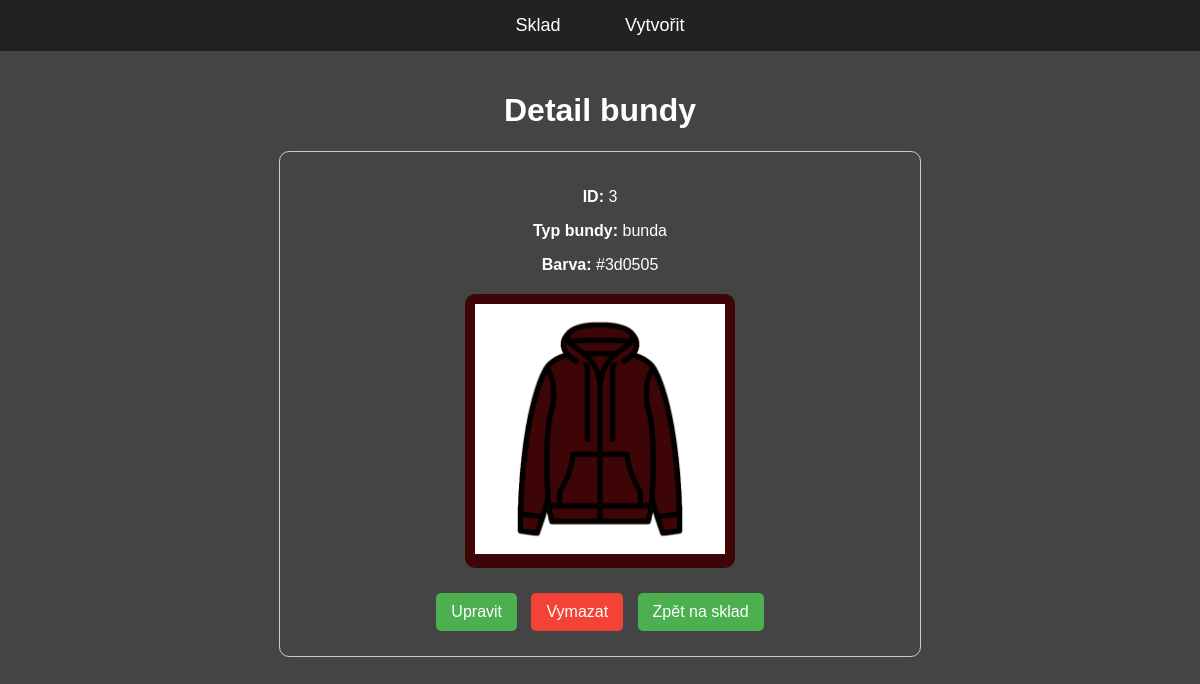
The page /bundy/3/ on the database as committed earlier.
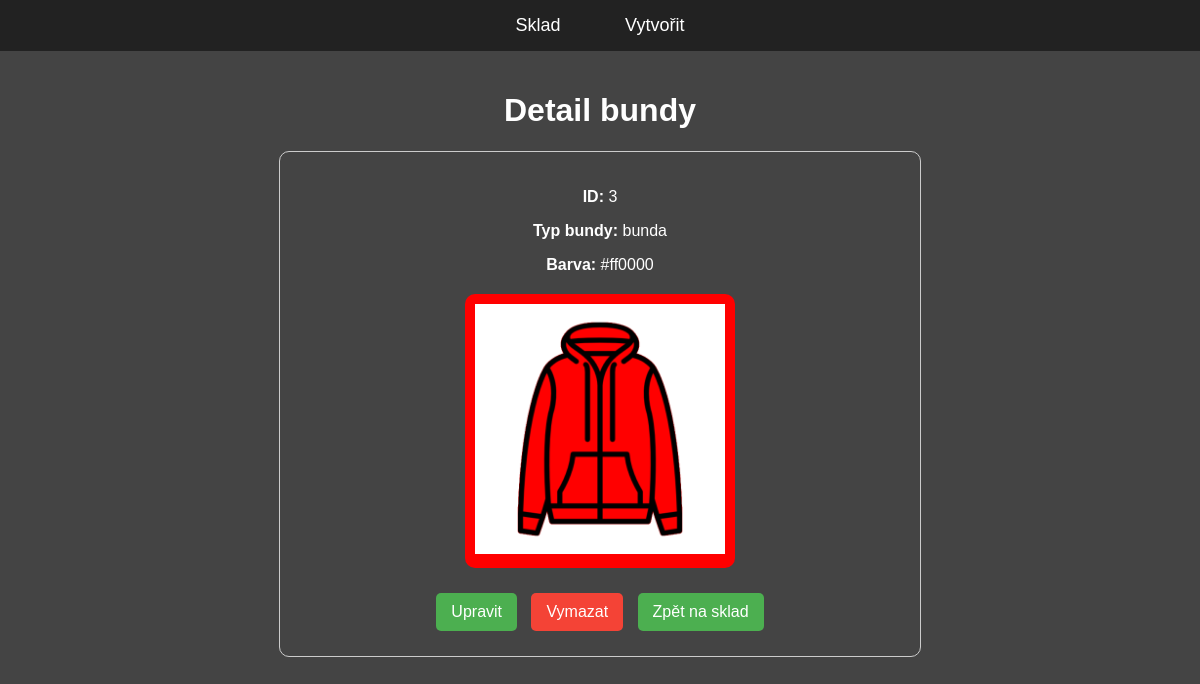
The same page on the database as committed later.
### bundy/models.py (models this page shows, shortened)
class Jacket(models.Model):
    TYPE_CHOICES = [
        ('kabát', 'Kabát'),
        ('bunda', 'Bunda'),
        ('bomber', 'Bomber'),
    ]
    typ = models.CharField(max_length=20, choices=TYPE_CHOICES)
    color = models.CharField(max_length=7, default="#ffffff")  # Ukládáme hex kód
    def get_image_url(self):
        return f"/static/bundy/{self.typ}.png"

### bundy/views.py (the view)
# urls.py: path('bundy/<int:pk>/', JacketDetailView.as_view(), name='jacket-detail'),
class JacketDetailView(DetailView):
    model = Jacket
    template_name = 'bundy/jacket_detail.html'
    context_object_name = 'jacket'

### bundy/templates/bundy/jacket_detail.html (shortened to what this page needs)
{% extends 'bundy/base.html' %}
{% block content %}
<center>
  <h1>Detail bundy</h1>
  <div style="width: 80%; max-width: 600px; margin: 20px auto; padding: 20px; border: 1px solid #ccc; border-radius: 10px; font-family: Arial, sans-serif;">
    <p><strong>ID:</strong> {{ jacket.id }}</p>
    <p><strong>Typ bundy:</strong> {{ jacket.typ }}</p>
    <p><strong>Barva:</strong> {{ jacket.color }}</p>
    <div style="margin: 20px 0; display: flex; justify-content: center;">
      <div style="display: inline-block; padding: 10px; background-color: {{ jacket.color }}; border-radius: 10px;">
        <img src="{{ jacket.get_image_url }}" alt="{{ jacket.typ }}" style="max-width: 250px; max-height: 250px;">
      </div>
    </div>
    <div style="margin-top: 20px;">
      <a href="{% url 'jacket-update' jacket.id %}" style="display: inline-block; background-color: #4CAF50; color: white; padding: 10px 15px; text-decoration: none; border-radius: 5px; margin: 5px;">Upravit</a>
      <a href="{% url 'jacket-delete' jacket.id %}" style="display: inline-block; background-color: #f44336; color: white; padding: 10px 15px; text-decoration: none; border-radius: 5px; margin: 5px;">Vymazat</a>
      <a href="{% url 'sklad' %}" style="display: inline-block; background-color: #4CAF50; color: white; padding: 10px 15px; text-decoration: none; border-radius: 5px; margin: 5px;">Zpět na sklad</a>
    </div>
  </div>
</center>
{% endblock %}

Rows that differ between the two databases and show on the page:
changed Jacket "bunda": color "#3d0505" → "#ff0000"
